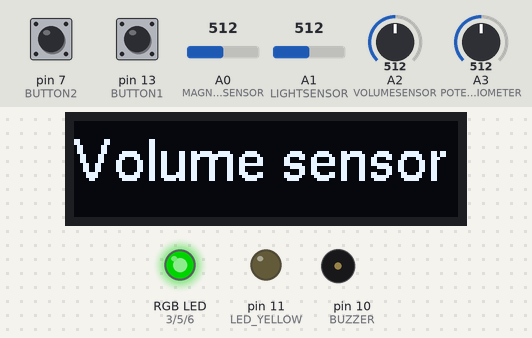
Recording of a sketch running on a simulated Arduino Uno, built with avr-gcc and run on an emulated ATmega328P. Shown: 128×32 one-colour display, an RGB LED mixed from three pins (HIGH = lit), output pins drawn as LEDs (lit = HIGH), buzzer (waves = sounding). Dashed ring = blinking. The test bench sets the inputs (shaded band); at power-on: pin 7 (BUTTON2) LOW, A3 (POTENTIOMETER) = 512, pin 13 (BUTTON1) LOW, A0 (MAGNETSENSOR) = 512, A1 (LIGHTSENSOR) = 512, A2 (VOLUMESENSOR) = 512. Dim RGB values are drawn brighter than linear; pins used as bus, display or sensor lines are not drawn; what the sketch prints to the serial monitor is not drawn.

Above: at 1.52 s.
2.0 s: pin 7 (BUTTON2) pulled HIGH for 1 s
At 2.8 s:
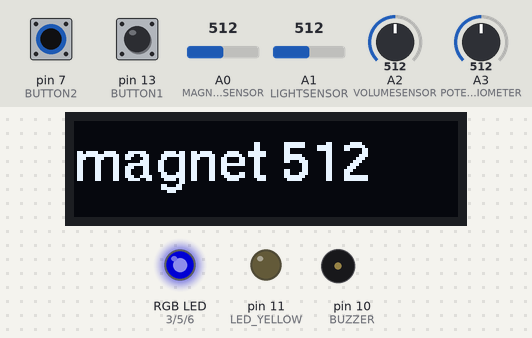
3.6 s: A3 (POTENTIOMETER) set to 90
At 5.41 s:
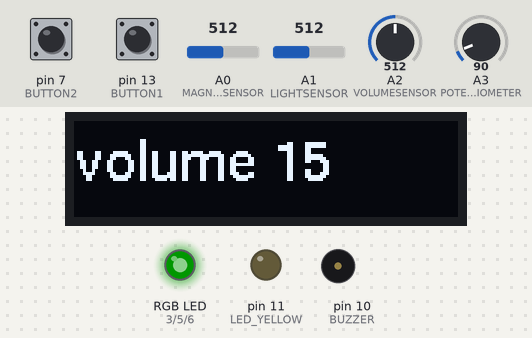
5.7 s: A3 (POTENTIOMETER) set to 1010
7.8 s: A3 (POTENTIOMETER) set to 716
At 8.32 s:
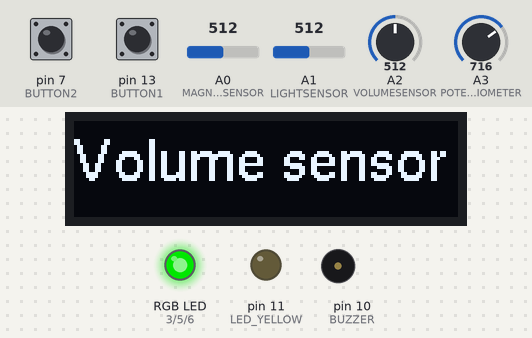
10.0 s: A3 (POTENTIOMETER) set to 30
13.1 s: pin 7 (BUTTON2) pulled HIGH for 3.2 s
At 16.52 s:
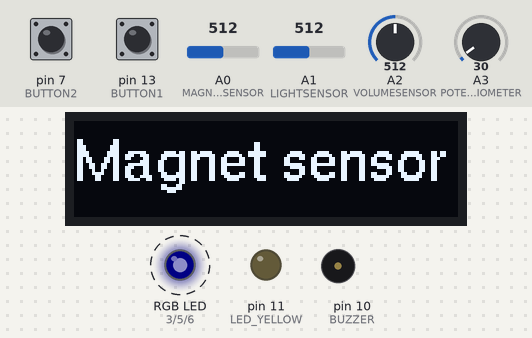
Timing chart, 0 to 17.9 s (numbered marks = the images above; inputs shaded):
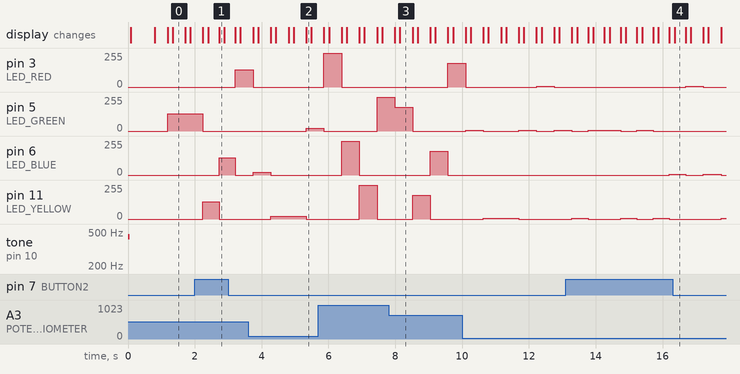

Measured:
- after the input at 2.0 s, pin 3 (LED_RED): 0/255 → 128/255 after 1.2 s; the display: first differs from a run without the input after 0.40 s (image 1 shows a later state)
- after the input at 3.6 s, pin 5 (LED_GREEN): 0/255 → 22/255 after 1.7 s
- after the input at 7.8 s, pin 3 (LED_RED): 0/255 → 179/255 after 1.8 s; pin 5 (LED_GREEN): 252/255 → 179/255 after 0.19 s, → 0/255 0.53 s later
- after the input at 13.1 s, the display: first differs from a run without the input after 0.34 s (image 4)

The sketch:

breadboard_tester.ino
```cpp
#include "s4d_breadboard.h"

int buttonThatWasLastTouched = 3;

void setup() {
  Serial.begin(9600);
  Serial.println("setup");

  initializeBreadboard();

  simpleMelody();
}

void loop() {
  int currentButton = theButtonThatWasTouched();
  if (currentButton != -1) {
    buzzerTest(30,1000);
    writeCurrentSensorType(currentButton);
    buttonThatWasLastTouched = currentButton;
  }
  performActionBasedOn(buttonThatWasLastTouched);
  mapPotToLEDBrightness();
  printSensorsToSerial();
}

void printSensorsToSerial() {
  Serial.print("pm: "); print4chars( analogRead(POTENTIOMETER) ); Serial.print( ", " );
  Serial.print("b1: "); Serial.print( Button.button1Pressed() ); Serial.print( ", " );
  Serial.print("b2: "); Serial.print(Button.button2Pressed()  ); Serial.print( ", " );
  Serial.print("ls: "); print4chars( analogRead(LIGHTSENSOR) ); Serial.print( ", " );
  Serial.print("vs: "); print4chars( VolumeSensor.read() ); Serial.print( ", " );
  Serial.print("ms: "); print4chars( analogRead(MAGNETSENSOR) ); Serial.println();
}

void print4chars(int value) {
  String result = String(value);
  if(value < 10)   { Serial.print(" "); }
  if(value < 100)  { Serial.print(" "); }
  if(value < 1000) { Serial.print(" "); }
  Serial.print(result);
}


// Maps actions to buttons (not pinnumbers!)
void performActionBasedOn(int button) {
  switch (button) {
    case 0:
      OLED.print("volume", VolumeSensor.read());
      break;
    case 1:
      OLED.print("light", analogRead(LIGHTSENSOR));
      break;
    case 3:
      OLED.print("magnet", analogRead(MAGNETSENSOR));
      break;
  }
}

void writeCurrentSensorType(int button) {
  switch (button) {
    case 0:
      OLED.print("Volume sensor");
      break;
    case 1:
      OLED.print("Light sensor");
      break;
    case 3:
      OLED.print("Magnet sensor");
      break;
  }
  delay(300);
}

// Returns a number corresponding with the button that was touched.
// 0 = left, 1 = middle, 2 = right, -1 on no touch
int theButtonThatWasTouched() {
  int buttonTouched = -1;
  if (Button.button2Pressed() == 1 && Button.button1Pressed() == 1) {
    Serial.println("both were Pressed");
    buttonTouched = 3;
  }
  else if (Button.button1Pressed() == 1) {
    Serial.println("first button Pressed");
    buttonTouched = 0;
  }
  else if (Button.button2Pressed() == 1) {
    Serial.println("second button Pressed");
    buttonTouched = 1;
  }

  return buttonTouched;
}

// Adjusts the brightness of the LED based on the potentiometer
int prevPhase = 0;
void mapPotToLEDBrightness() {
  long phase = (millis() / 150) % 6;
  if( phase == prevPhase ) {
    return;
  }
  prevPhase = phase;
  switch(phase) {
    case 0:
      analogWrite(LED_BLUE, analogRead(POTENTIOMETER) / 4 );
      digitalWrite(LED_GREEN, LOW );
      digitalWrite(LED_YELLOW, LOW );
      digitalWrite(LED_RED, LOW );
      break;
    case 1:
    case 5:
      digitalWrite(LED_BLUE, LOW );
      analogWrite(LED_GREEN, analogRead(POTENTIOMETER) / 4 );
      digitalWrite(LED_YELLOW, LOW );
      digitalWrite(LED_RED, LOW );
      break;
    case 2:
    case 4:
      digitalWrite(LED_BLUE, LOW );
      digitalWrite(LED_GREEN, LOW );
      analogWrite(LED_YELLOW, analogRead(POTENTIOMETER) / 4 );
      digitalWrite(LED_RED, LOW );
      break;
    case 3:
      digitalWrite(LED_BLUE, LOW );
      digitalWrite(LED_GREEN, LOW );
      digitalWrite(LED_YELLOW, LOW );
      analogWrite(LED_RED, analogRead(POTENTIOMETER) / 4 );
      break;
    default:
      analogWrite(LED_BLUE, analogRead(POTENTIOMETER) / 4 );
      analogWrite(LED_GREEN, analogRead(POTENTIOMETER) / 4 );
      analogWrite(LED_YELLOW, analogRead(POTENTIOMETER) / 4 );
      analogWrite(LED_RED, analogRead(POTENTIOMETER) / 4 );
  }
}

// Procedure to test the buzzer
// duration in milliseconds
void buzzerTest(int duration, int tone) {
  Serial.println("Buzzer...");
  for (int i = 0; i < duration; i++) {
    digitalWrite(BUZZER, HIGH);
    delayMicroseconds(tone);
    digitalWrite(BUZZER, LOW);
    delayMicroseconds(tone);
  }
}

void simpleMelody() {
  playTone( 1911,   100 ); // play middle-C for 100 milliseconds;
  playTone( 1517,   100 ); // play E for 100 milliseconds;
  playTone( 1276,   100 ); // play G for 100 milliseconds;
  playTone( 1517,   100 ); // play E for 100 milliseconds;
  playTone( 1911,   200 ); // play C for 200 milliseconds;
}
```

s4d_breadboard.h
```cpp
/*
 * s4d_breadboard.h
 * version 3
 *  Created on: Jul 3, 2024
 *      Author: Robert Holwerda and Richard Holleman
 */

//#define SIMULATION
#define HW_VERSION2

#ifndef S4D_BREADBOARD_H
#define S4D_BREADBOARD_H

#ifdef SIMULATION
#define NO_OLED
#define NO_VOLUMESENSOR
#endif

#ifndef NO_OLED
#include <U8g2lib.h>
void initializeOLED();
#endif


/* * * * * * * * * * * * * * * * * * *

    Below the pin names for the
    S4D board.
    Use these pin names with
    Arduino commands like
    analogRead(), digitalRead(),
    analogWrite() and digitalWrite()

 * * * * * * * * * * * * * * * * * * */

#ifdef HW_VERSION2
const int MAGNETSENSOR = A0;   // analog input
const int POTENTIOMETER = A3;  // analog input
const int LIGHTSENSOR = A1;    // analog input

const int BUZZER = 10;  // digital output

const int LED_BLUE = 6;     // analog and digital output
const int LED_GREEN = 5;    // analog and digital output
const int LED_YELLOW = 11;  // analog and digital output
const int LED_RED = 3;      // analog and digital output
#else
const int MAGNETSENSOR = A1;   // analog input
const int POTENTIOMETER = A2;  // analog input
const int LIGHTSENSOR = A3;    // analog input

const int BUZZER = 6;  // digital output

const int LED_BLUE = 5;     // analog and digital output
const int LED_GREEN = 9;    // analog and digital output
const int LED_YELLOW = 10;  // analog and digital output
const int LED_RED = 11;     // analog and digital output
#endif

/* * * * * * * * * * * * * * * * * * *

  Use the following code to initialize
  the breadboard.

    initializeBreadboard()

  Always call initializeBreadboard()
  in your setup() function when using
  the breadboard.

* * * * * * * * * * * * * * * * * * * */

void initializeBreadboard() {
  pinMode(BUZZER, OUTPUT);
  pinMode(LED_BLUE, OUTPUT);
  pinMode(LED_GREEN, OUTPUT);
  pinMode(LED_YELLOW, OUTPUT);
  pinMode(LED_RED, OUTPUT);
  pinMode(MAGNETSENSOR, INPUT);
  pinMode(POTENTIOMETER, INPUT);
  pinMode(LIGHTSENSOR, INPUT);

  digitalWrite(LED_BLUE, LOW);
  digitalWrite(LED_GREEN, LOW);
  digitalWrite(LED_YELLOW, LOW);
  digitalWrite(LED_RED, LOW);

  Serial.begin(9600);
  tone(BUZZER, 440);
  delay(50);
  noTone(BUZZER);
#ifndef NO_OLED
  initializeOLED();
#endif
}

/* * * * * * * * * * * * * * * * * * *

  The code below creates the following
  command:

  Button.Button1Pressed()
  Button.Button2Pressed()

 * * * * * * * * * * * * * * * * * * */

class ButtonClass {

#ifdef HW_VERSION2
  const int BUTTON1 = 13;  // digital input
  const int BUTTON2 = 7;   // digital input
#else
  const int BUTTON1 = 4;    // digital input
  const int BUTTON2 = 3;    // digital input
#endif

public:

  ButtonClass() {
    pinMode(BUTTON1, INPUT);
    pinMode(BUTTON2, INPUT);
  }

  int button1Pressed() {
#ifdef HW_VERSION2
    return (!digitalRead(BUTTON1));
#else
    return (digitalRead(BUTTON1));
#endif
  }

  int button2Pressed() {
    return digitalRead(BUTTON2);
  }
};

ButtonClass Button;


/* * * * * * * * * * * * * * * * * * *

  The code below creates the following
  commands:

    OLED.clear()                      // Removes all pixels from the screen.
    OLED.copyToSerial()               // Everything printed to OLED will also be sent to the
                                      // Serial Monitor.

    OLED.print( value )               // Shows a value (text, number) on the screen.
    OLED.print( string, value )       // You can add a label or message before the value.

    OLED.printTop( value )            // Prints a smaller line in the upper half of the screen.
    OLED.printTop( string, value )    // You can add a label or message before the value.

    OLED.printBottom( value )         // Prints a smaller line in the lower half of the screen.
    OLED.printBottom( string, value ) // You can add a label or message before the value.

  The value for OLED.print() can be
  a text or a number.

 * * * * * * * * * * * * * * * * * * *

  If you don't use the OLED, define
  the NO_OLED macro just before
  including this header file.
  Like this:

  #define NO_OLED
  #include "s4d_breadboard.h"

  This will exclude all OLED code
  from the program, which can speed
  up compile times, and save a lot
  of memory.
  The OLED commands above will still
  work. They'll simply print to the
  Serial Monitor, as if
  OLED.copyToSerial() had been called.

 * * * * * * * * * * * * * * * * * * */

#ifndef NO_OLED
#define sbi(sfr, bit) (_SFR_BYTE(sfr) |= _BV(bit))

// This is some ugly code, required to get the display to work.
U8G2_SSD1306_128X32_UNIVISION_F_HW_I2C u8g2(U8G2_R0,
                                            /* reset=*/U8X8_PIN_NONE,
                                            /* clock=*/SCL,
                                            /* data=*/SDA);
#endif

class OledClass {

private:
#ifndef NO_OLED
  bool mustCopyToSerial = false;
#else
  bool mustCopyToSerial = true;            // if OLED disabled, send OLED output
                                           // to Serial Monitor.
#endif
  bool lastPrintWasSmall = false;  // if last print was half screen,
                                   // next small print should clear
                                   // only half the screen.
  String lastLines[2] = { "", "" };

public:

  OledClass() {
  }

  void copyToSerial() {
    mustCopyToSerial = true;
  }

  void printToSerial() {
    if (!mustCopyToSerial) {
      return;
    }
    int boxLength = max(lastLines[0].length(), lastLines[1].length()) + 2;
    Serial.print("+");
    for (int i = 0; i < boxLength; i++) {
      Serial.print('-');
    }
    Serial.println("+");
    Serial.print("| ");
    Serial.print(lastLines[0]);
    for (int i = 0; i < boxLength - int(lastLines[0].length()) - 1; i++) {
      Serial.print(' ');
    }
    Serial.println("|");
    if (lastPrintWasSmall) {
      Serial.print("| ");
      Serial.print(lastLines[1]);
      for (int i = 0; i < boxLength - int(lastLines[0].length()) - 1; i++) {
        Serial.print(' ');
      }
      Serial.println("|");
    }
    Serial.print("+");
    for (int i = 0; i < boxLength; i++) {
      Serial.print('-');
    }
    Serial.println("+");
  }

  void print(String text) {
#ifndef NO_OLED
    char tempCharBuffer[20];
    text.toCharArray(tempCharBuffer, 20);
    u8g2.clearBuffer();
    u8g2.setFont(u8g2_font_helvR14_tr);
    u8g2.setFontPosBaseline();
    u8g2.drawStr(0, 20, tempCharBuffer);
    u8g2.sendBuffer();
#endif
    lastPrintWasSmall = false;
    lastLines[0] = text;
    lastLines[1] = "";
    printToSerial();
  }

  void print(int number) {
    print(String(number));
  }

  void print(long number) {
    print(String(number));
  }

  void print(unsigned long number) {
    print(String(number));
  }

  void print(double number) {
    print(String(number));
  }

  void print(String label, String value) {
    String text = label + " " + value;
    print(text);
  }

  void print(String label, int number) {
    print(label, String(number));
  }

  void print(String label, long number) {
    print(label, String(number));
  }

  void print(String label, unsigned long number) {
    print(label, String(number));
  }

  void print(String label, double number) {
    print(label, String(number));
  }

  void printSmallLine(String text, int line) {  // line=0: top & line=1: bottom
#ifndef NO_OLED
    char tempCharBuffer[30];
    text.toCharArray(tempCharBuffer, 30);
    if (lastPrintWasSmall) {
      // just clear the line we're going to print on
      u8g2.setDrawColor(0);
      u8g2.drawBox(0, 16 * line, 128, 16);
      u8g2.setDrawColor(1);
    } else {
      // clear the entire screen
      u8g2.clearBuffer();
    }
    u8g2.setFont(u8g2_font_helvR10_tr);
    u8g2.setFontPosBottom();
    int drawPos = line ? 32 : 15;
    u8g2.drawStr(0, drawPos, tempCharBuffer);
    u8g2.sendBuffer();
#endif
    lastLines[line] = text;
    if (!lastPrintWasSmall) {
      lastLines[1 - line] = "";
    }
    lastPrintWasSmall = true;
    printToSerial();
  }

  void printTop(String text) {
    printSmallLine(text, 0);
  }

  void printTop(int number) {
    printSmallLine(String(number), 0);
  }

  void printTop(long number) {
    printSmallLine(String(number), 0);
  }

  void printTop(unsigned long number) {
    printSmallLine(String(number), 0);
  }

  void printTop(double number) {
    printSmallLine(String(number), 0);
  }

  void printTop(String label, String value) {
    String text = label + " " + value;
    printSmallLine(text, 0);
  }

  void printTop(String label, int number) {
    printTop(label, String(number));
  }

  void printTop(String label, long number) {
    printTop(label, String(number));
  }

  void printTop(String label, unsigned long number) {
    printTop(label, String(number));
  }

  void printTop(String label, double number) {
    printTop(label, String(number));
  }

  void printBottom(String text) {
    printSmallLine(text, 1);
  }

  void printBottom(int number) {
    printSmallLine(String(number), 1);
  }

  void printBottom(long number) {
    printSmallLine(String(number), 1);
  }

  void printBottom(unsigned long number) {
    printSmallLine(String(number), 1);
  }

  void printBottom(double number) {
    printSmallLine(String(number), 1);
  }

  void printBottom(String label, String value) {
    String text = label + " " + value;
    printSmallLine(text, 1);
  }

  void printBottom(String label, int number) {
    printBottom(label, String(number));
  }

  void printBottom(String label, long number) {
    printBottom(label, String(number));
  }

  void printBottom(String label, unsigned long number) {
    printBottom(label, String(number));
  }

  void printBottom(String label, double number) {
    printBottom(label, String(number));
  }

  void clear() {
    print("");
  }
};

OledClass OLED;

void initializeOLED() {
#ifndef NO_OLED
  u8g2.begin();
#endif
  OLED.clear();
}


/* * * * * * * * * * * * * * * * * * *

  The code below creates the following
  command:

  VolumeSensor.read()

 * * * * * * * * * * * * * * * * * * */
class VolumeSensorClass {
private:

#ifndef NO_VOLUMESENSOR
  const int sampleWindow = 50;  // Sample window width in mS (50 mS = 20Hz)
  unsigned int sample;
#endif

#ifdef HW_VERSION2
  const int VOLUMESENSOR = 2;  // analog input
#else
  const int VOLUMESENSOR = 0;              // analog input
#endif

public:

  VolumeSensorClass() {
    pinMode(VOLUMESENSOR, INPUT);
  }

  //Method returns volume.
  int read() {
#ifdef NO_VOLUMESENSOR
    int sensorValue = analogRead(VOLUMESENSOR);
    if (sensorValue != 0) {
      return sensorValue;
    }
#else
    unsigned long startMillis = millis();  // Start of sample window
    unsigned int peakToPeak = 0;           // peak-to-peak level

    unsigned int signalMax = 0;
    unsigned int signalMin = 1024;

    // collect data for 50 mS and then plot data
    while (millis() - startMillis < sampleWindow) {
      sample = analogRead(VOLUMESENSOR);
      if (sample < 1024)  // toss out spurious readings
      {
        if (sample > signalMax) {
          signalMax = sample;  // save just the max levels
        } else if (sample < signalMin) {
          signalMin = sample;  // save just the min levels
        }
      }
    }
    peakToPeak = signalMax - signalMin;  // max - min = peak-peak amplitude
    //  double volts = ((peakToPeak * 5) / 1024) * 0.707;  // convert to RMS voltage
    //  double first = log10(volts/0.00631)*20;
    //  double second = first + 94 - 44 - 25;
    return ((20. * log(10)) * (peakToPeak / 5.) / 100) + 15;  //convert to dB
#endif
  }
};

VolumeSensorClass VolumeSensor;


/* * * * * * * * * * * * * * * * * * *

  The code below creates the following
  command:

  playTone( frequency, duration )   // Play a tone on the buzzer.
                                    // The frequency detemines how high the tone wil sound.
                                    //    A frequency of 0 produces silence.
                                    //    See https://pages.mtu.edu/~suits/notefreqs.html for
                                    //    frequencies of musical notes.
                                    // Duration specifies the how long the note will sound (in
                                    //    milliseconds).
                                    // In contrast to the tone() function in Arduino library, this
                                    //    function does not interfere with PWM on digital pins. But
                                    //    it will only return after the duretion is complete, like delay().

* * * * * * * * * * * * * * * * * * */

void playTone(int frequency, int duration) {
  if (frequency == 0) {  // PAUSE
    delay(duration);
  } else {
    long wavePeriodInMicroSecs = 1.0 / frequency * 1000 * 1000;
    const long pauseDuration = 10000;
    for (long i = 0; i < duration * 1000L - pauseDuration; i += wavePeriodInMicroSecs) {
      digitalWrite(BUZZER, HIGH);
      delayMicroseconds(wavePeriodInMicroSecs / 2);
      digitalWrite(BUZZER, LOW);
      delayMicroseconds(wavePeriodInMicroSecs / 2);
    }
    delayMicroseconds(pauseDuration);  // very short pause so the listener can tell notes apart.
  }
}

#endif  // S4D_BREADBOARD_H
```
